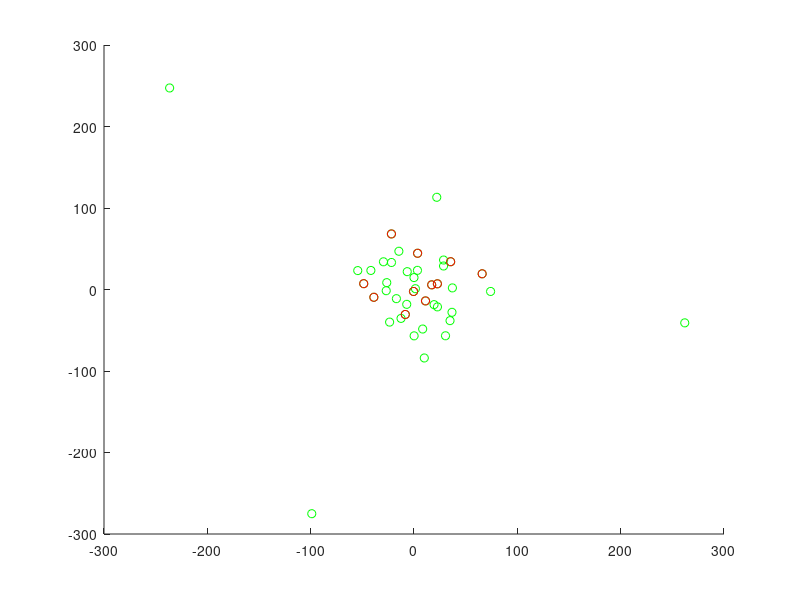

MATLAB code to generate this figure:
close all;
figure

pts = [[  36.75371597   19.97905714  -27.99096425]
 [ -26.88667276  -36.90318302   -1.47709814]
 [  -0.01223633   52.34548857   14.63682191]
 [  30.49228576   20.97667161  -56.7756648 ]
 [  28.59071785  -12.51967569   28.8372532 ]
 [  -0.43574325  -52.19125597   -2.42322211]
 [  74.11669701  -67.00668779   -2.39739528]
 [ -12.55943073   13.71802789  -35.45759211]
 [  28.61529725   17.47948015   36.16724617]
 [  22.69360159   44.47449447  -21.32231915]
 [  34.86758238   -5.665017    -38.20190859]
 [ -23.60745739  -13.15731749  -40.00552471]
 [ -38.84942805  -10.57915076   -9.53703382]
 [   8.3912272   -12.89105731  -48.49336616]
 [  -7.03510574   37.59167809  -18.20200498]
 [   9.95760998  -58.74454865  -84.01514807]
 [  37.15784018    4.36519313    1.96157513]
 [ -21.79766556   26.1849979    33.15396117]
 [ -54.43690777  -34.74778055   23.20102469]
 [  -6.546661    -23.74330581   21.89020026]
 [  35.45446754   46.05601535   34.09597812]
 [  19.41508167  -19.94722899  -18.57252052]
 [  65.9500705     1.93521758   19.28161285]
 [ -26.36973908   16.27278148    8.41740065]
 [ -41.73072024   -2.09015743   23.38150235]
 [  -8.4362036   -37.21425933  -30.64751518]
 [  11.14477901   12.14365321  -14.00005756]
 [ 262.02399763  325.92180733  -40.92490151]
 [  22.02822833   41.4504867   113.15078098]
 [ -14.63787872   -5.76094701   46.94010482]
 [ -98.92592774   47.55170595 -275.09230858]
 [   3.48670261   32.66127737   44.47959262]
 [   0.10927093   18.07661611  -56.86486262]
 [ -21.84064285  -89.22779049   68.17836688]
 [  17.13577232   31.08999623    5.71475056]
 [ -48.65310919   30.32601531    7.15135889]
 [ -17.03246939    5.03774191  -11.23413517]
 [   3.34097115    8.27848876   23.50984688]
 [   1.36453736  -10.68953315    0.98069825]
 [-236.48536416 -360.91622365  247.28535517]
 [ -29.55758138  -30.18118191   34.00679819]
 [  22.62574721  -33.79395554    6.99077001]];

pts1 = pts(:,1);
pts2 = pts(:,2);
pts3 = pts(:,3);

anormalies = [5, 12, 20, 22, 25, 26, 31, 33, 34, 35, 41] + 1;
anpts1 = pts1(anormalies);
anpts2 = pts2(anormalies);
anpts3 = pts3(anormalies);

scatter(pts1, pts3, 'g');
hold on
scatter(anpts1, anpts3, 'r');
